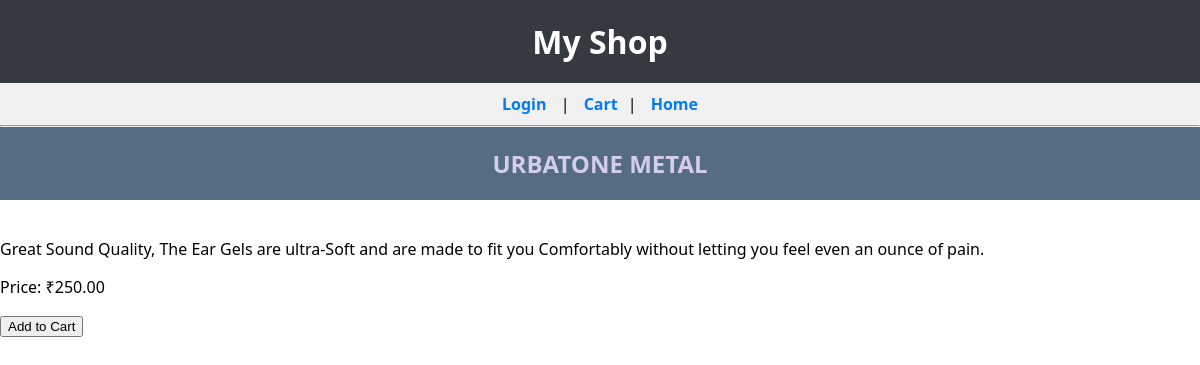
Page /product/urban/ on the earlier database version.
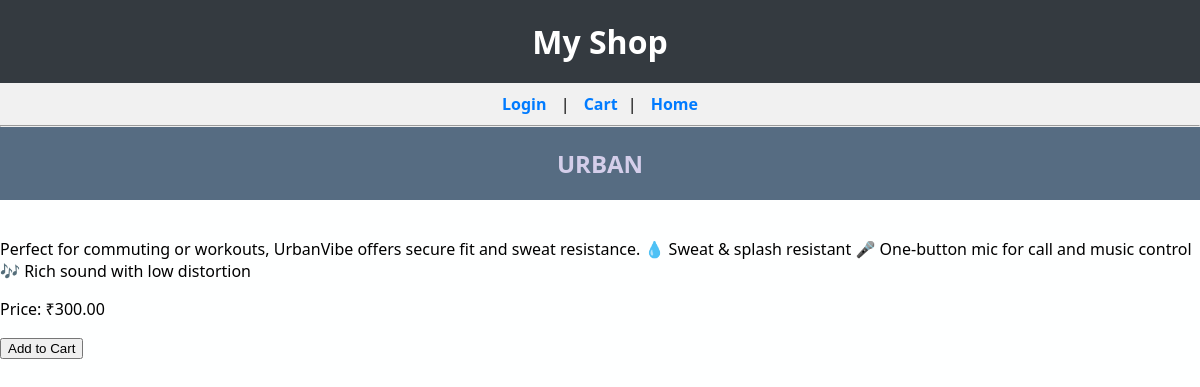
Same page on the later database version.
### store/models.py (models this page shows, shortened)
class Product(models.Model):
    category = models.ForeignKey(Category, on_delete=models.CASCADE)
    name = models.CharField(max_length=200)
    slug = models.SlugField(unique=True)
    description = models.TextField()
    price = models.DecimalField(max_digits=10, decimal_places=2)
    image = CloudinaryField('image')

### store/views.py (the view)
# urls.py: path('', views.index, name='index'),path('product/<slug:slug>/', views.product_detail, name='product_detail'),
def product_detail(request, slug):
    product = get_object_or_404(Product, slug=slug)
    return render(request, 'product_detail.html', {'product': product})

### store/context_processors.py (called while the page is built)
def cart(request):
    from .cart import Cart
    return {'cart': Cart(request)}

### store/templates/product_detail.html (shortened to what this page needs)
{% extends 'base.html' %}
{% block content %}
    <h2>{{ product.name }}</h2>
    <p>{{ product.description }}</p>
    <p>Price: ₹{{ product.price }}</p>
    <form action="{% url 'add_to_cart' product.id %}" method="post">
        <button type="submit">Add to Cart</button>
    </form>
{% endblock %}

### store/templates/base.html (shortened to what this page needs)
<!DOCTYPE html>
<html>
{% load static %}
<head>
    <link rel="stylesheet" type="text/css" href="{% static 'style.css' %}">
</head>
<body>
    <h1>My Shop</h1>
    <nav>
        {% if user.is_authenticated %}
            Hello, {{ user.username }}
            |<form method="post" action="{% url 'logout' %}" style="display: inline;">
         {% csrf_token %}
         <button type="submit" class="btn btn-link">Logout</button>
         </form>
        {% else %}
         <a href="{% url 'login' %}">Login</a>
        {% endif %}
        | <a href="{% url 'cart_detail' %}">Cart</a>| <a href = "{% url 'index' %}">Home</a>
    </nav>
    <hr>
    {% block content %}{% endblock %}
</body>
</html>

### store/static/style.css (style rules this page uses)
body { font-family: 'Segoe UI', Tahoma, Geneva, Verdana, sans-serif; background-color: #fefffffa; margin: 0; padding: 0; }
h1 { background-color: #343a40; color: white; margin: 0; padding: 20px; text-align: center; }
h2 { background-color: #566c82; color: rgb(212, 206, 234); margin: 0; padding: 20px; text-align: center; }
nav { background-color: #f1f1f1; padding: 10px 20px; text-align: center; }
nav a, nav form { margin: 0 10px; display: inline-block; }
nav a { color: #007bff; text-decoration: none; font-weight: bold; }
hr { margin: 0; }

Differences in the rows shown:
removed Product: name "URBATONE METAL", description "Great Sound Quality, The Ear Gels are ultra-Soft and are made to fit you Comfortably without letting you feel even an ounce of pain.", price "250.00"
added Product: name "URBAN", description "Perfect for commuting or workouts, UrbanVibe offers secure fit and sweat resistance. 💧 Sweat & splash resistant 🎤 One-button mic for call and music control 🎶 Rich sound with low distortion", price "300.00"
